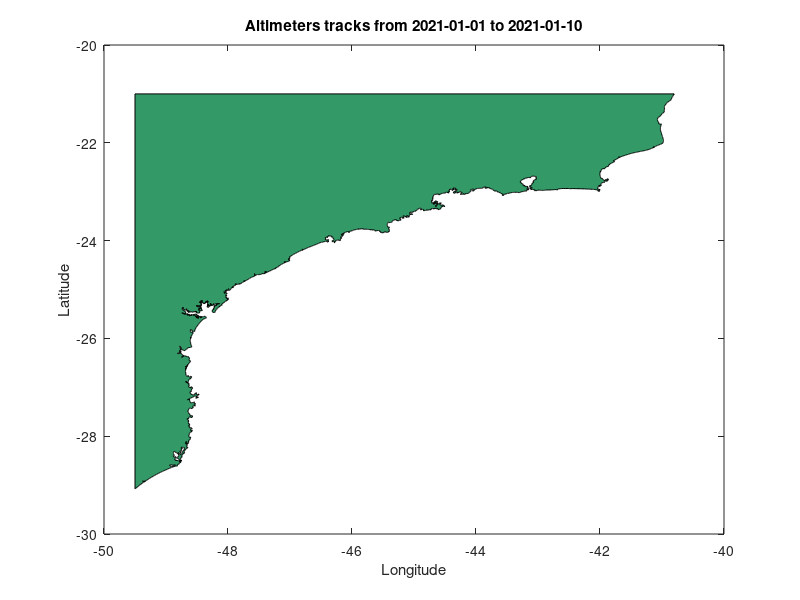

MATLAB code to generate this figure: (Note: this script raises an error after producing the figure.)
addpath ~/roms/matlab/netcdf
addpath ~/roms/matlab/mexcdf/mexnc
addpath ~/roms/matlab/mexcdf/snctools

today = '20210101';
outfile = ['altimeter_tracks_' today '.png'];

sat = {'al';'c2n';'h2b';'j3';'s3a';'s3b'};
satname = {'Altika';'Cryosat 2';'Haiyang- 2B';'Jaison 3';'Sentinel 3A';'Sentinel 3B'};
trackcol = {'.b';'.c';'.r';'.m';'.k';'.g'};
satcolor = {'b';'c';'r';'m';'k';'g'};

lati = [-22.25,-22.50,-22.75,-23.00,-23.25,-23.50];

load costa_sudeste

close all
fill(lon,lat,[.2 .6 .4]), hold on
title('Altimeters tracks from 2021-01-01 to 2021-01-10')
xlabel('Longitude'); ylabel('Latitude')

grid = '../conf/roms_grid_bsa0.10.nc'
glon = nc_varget(grid,'lon_rho');
glat = nc_varget(grid,'lat_rho');
[nlat,nlon] = size(glon)

g = [glon(1,1),       glat(1,1);    ... 
     glon(nlat,1),    glat(nlat,1);  ...
     glon(nlat,nlon), glat(nlat,nlon); ...
     glon(1,nlon),    glat(1,nlon); ...
     glon(1,1),       glat(1,1)];
     
     
plot(g(:,1), g(:,2),'k')
     
     
for n=1:6

infile = ['../trunk/obs_' sat{n} '_' today '.nc']
slon = nc_varget(infile,'lon');
slat = nc_varget(infile,'lat');

plot(slon,slat,trackcol{n})
text(-48.5,lati(n),satname{n},'color',satcolor{n})
end

eval(['print -dpng ' outfile])

